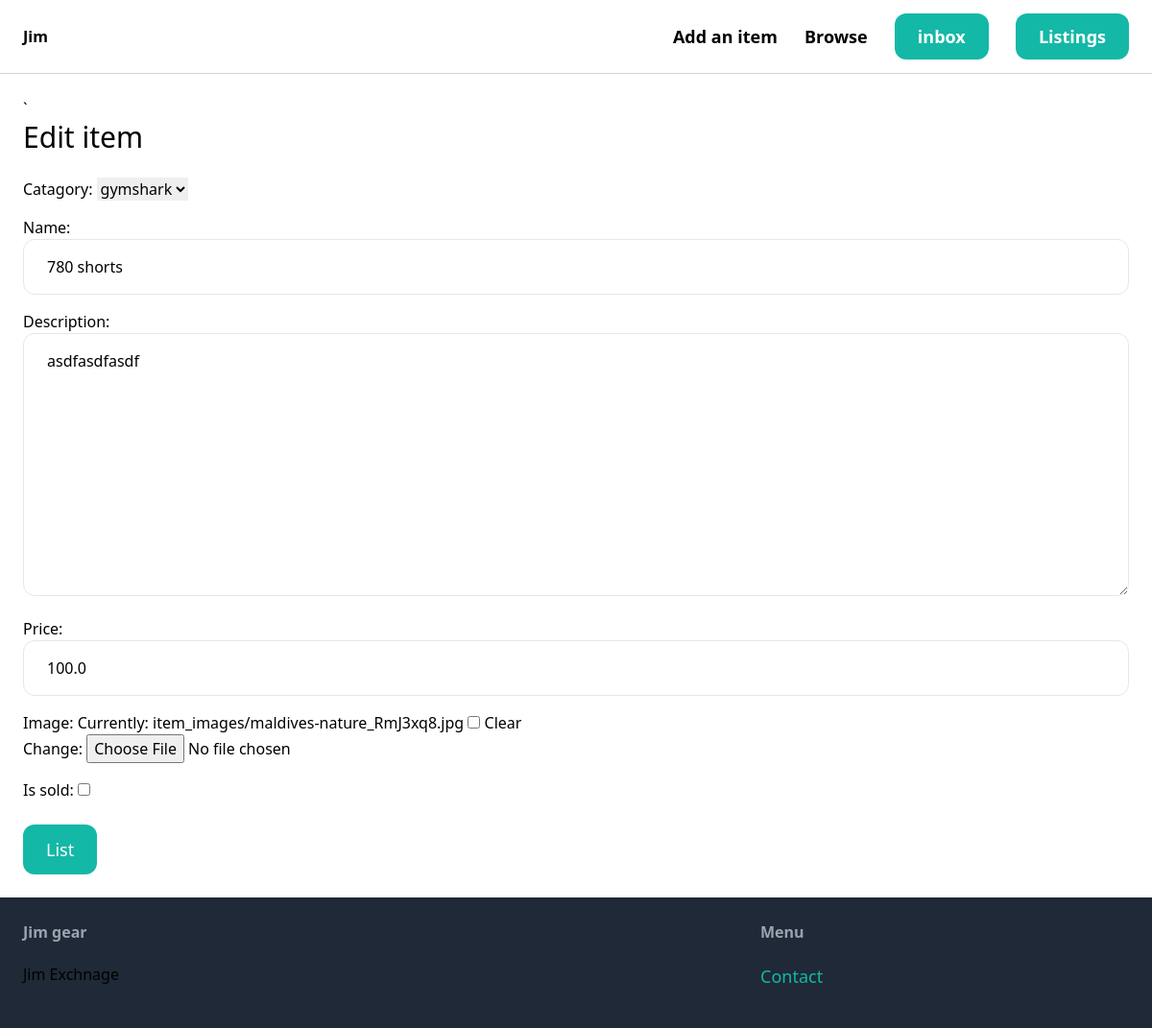
The page /items/6/edit (signed in) on the database its author committed.
### item/models.py (models this page shows, shortened)
class Item(models.Model):
    catagory = models.ForeignKey(Catagory, related_name = 'items', on_delete=models.CASCADE)
    name = models.CharField(max_length=250)
    description = models.TextField(blank=True, null=True)
    price = models.FloatField()
    image = models.ImageField(upload_to='item_images', blank=True, null=True) #incase no image provided
    is_sold = models.BooleanField(default=False)
    created_by = models.ForeignKey(User, related_name = 'items', on_delete = models.CASCADE)
    created_at = models.DateTimeField(auto_now_add=True)

class Catagory(models.Model):
    name = models.CharField(max_length=250)
    class Meta:
        ordering = ('name', )
        verbose_name_plural = 'Catagories'
    def __str__(self):
        return self.name

### item/views.py (the view)
# urls.py: path('<int:pk>/edit', views.edit, name='edit'),
def edit(request, pk):
    item = get_object_or_404(Item, pk=pk, created_by=request.user)
    if request.method == 'POST':
        form = EditItemForm(request.POST, request.FILES, instance = item)
        if form.is_valid():
            form.save()
            return redirect('item:detail', pk=item.id)
    else:
         form = EditItemForm(instance = item)
    return render(request, 'item/form.html', {'form': form, 'title': 'Edit item'})

### item/forms.py
class EditItemForm(forms.ModelForm):
    class Meta:
        model = Item
        fields = ('catagory', 'name', 'description', 'price', 'image', 'is_sold')
        widgets = {
            'name': forms.TextInput(attrs={'class': 'w-full py-4 px-6 rounded-xl border'}),
            'price': forms.TextInput(attrs={'class': 'w-full py-4 px-6 rounded-xl border'}),
            'description': forms.Textarea(attrs={'class': INPUT_CLASSES}),
        }

### item/templates/item/form.html (shortened to what this page needs)
{%extends 'main_app/base.html'%}
{%block content%}
<h1 class = "mb-6 text-3xl">{{ title }}</h1>
<form method = "post" action = "" enctype = "multipart/form-data">
    <div class = "space-y-4">
        {{ form.as_p }}
    </div>
    <button type = "submit" class = "inline-block mt-6 px-6 py-3 bg-teal-500 text-white text-lg rounded-xl hover:bg-teal-700">List</button>
</form>
{%endblock%}

### rows shown on the page
Item: catagory "gymshark", description "asdfasdfasdf", price "100.0"
Catagory: name "780 shorts"

### other values the page prints
{{ title }} "Edit item"
